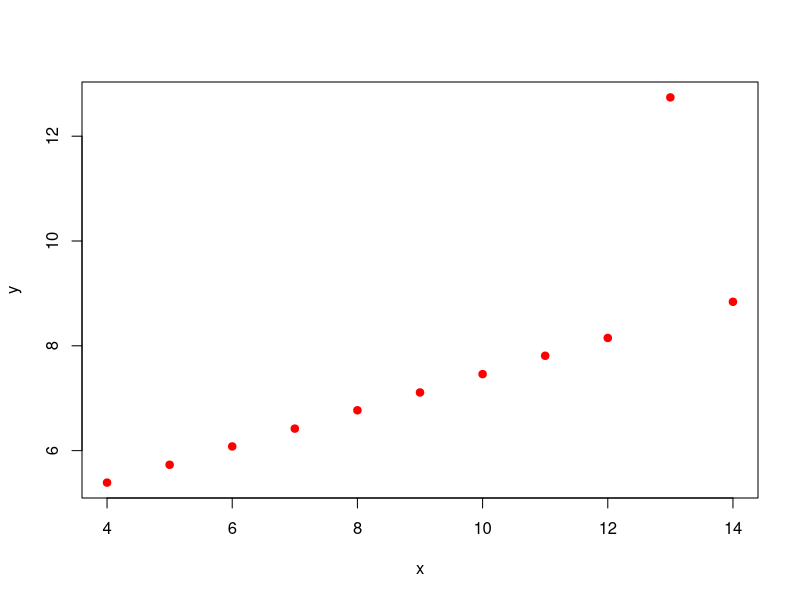

Source code (R):
#Conjunto de datos para correlacion 
#Carlos Mauricio Weinamnn Olmedo
#26/09/2023

#crear la base de datos 

x <- c(10, 8, 13, 9, 11, 14, 6, 4, 12, 7, 5)
y <- c(7.46, 6.77, 12.74, 7.11, 7.81, 8.84, 6.08, 5.39, 8.15, 6.42, 5.73)

#Crear un data.frame

d3 <- data.frame(x,y)


#Estadisicas descriptivas
 mean(d3$x); var(d3$x)
 mean(d3$y); var(d3$y)

#Aplicar correlacion
 
 cor.test(d3$x, d3$y)
 
 #Grafica
 
 plot(d3$x, d3$y, xlab = "x", ylab = "y", pch = 19, col = "red")
 
 